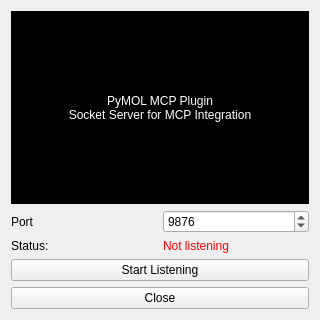
<?xml version="1.0" encoding="UTF-8"?>
<ui version="4.0">
 <class>Form</class>
 <widget class="QWidget" name="Form">
  <property name="geometry">
   <rect>
    <x>0</x>
    <y>0</y>
    <width>320</width>
    <height>320</height>
   </rect>
  </property>
  <property name="windowTitle">
   <string notr="true">PyMOL MCP Plugin</string>
  </property>
  <layout class="QVBoxLayout" name="verticalLayout">
   <item>
    <widget class="QLabel" name="label">
     <property name="sizePolicy">
      <sizepolicy hsizetype="MinimumExpanding" vsizetype="MinimumExpanding">
       <horstretch>0</horstretch>
       <verstretch>0</verstretch>
      </sizepolicy>
     </property>
     <property name="minimumSize">
      <size>
       <width>280</width>
       <height>60</height>
      </size>
     </property>
     <property name="styleSheet">
      <string notr="true">background-color: #000;color:white; padding: 20px</string>
     </property>
     <property name="text">
      <string notr="true">PyMOL MCP Plugin
Socket Server for MCP Integration</string>
     </property>
     <property name="textFormat">
      <enum>Qt::PlainText</enum>
     </property>
     <property name="alignment">
      <set>Qt::AlignCenter</set>
     </property>
     <property name="wordWrap">
      <bool>true</bool>
     </property>
    </widget>
   </item>
   <item>
    <layout class="QGridLayout" name="gridLayout">
     <item row="0" column="0">
      <widget class="QLabel" name="label_2">
       <property name="text">
        <string notr="true">Port</string>
       </property>
      </widget>
     </item>
     <item row="0" column="1">
      <widget class="QSpinBox" name="input_port">
       <property name="minimum">
        <number>1024</number>
       </property>
       <property name="maximum">
        <number>65535</number>
       </property>
       <property name="value">
        <number>9876</number>
       </property>
      </widget>
     </item>
     <item row="1" column="0">
      <widget class="QLabel" name="label_3">
       <property name="text">
        <string notr="true">Status:</string>
       </property>
      </widget>
     </item>
     <item row="1" column="1">
      <widget class="QLabel" name="label_status">
       <property name="text">
        <string notr="true">Not listening</string>
       </property>
       <property name="styleSheet">
        <string notr="true">color: red;</string>
       </property>
      </widget>
     </item>
    </layout>
   </item>
   <item>
    <layout class="QHBoxLayout" name="horizontalLayout">
     <item>
      <widget class="QPushButton" name="button_toggle_listening">
       <property name="text">
        <string notr="true">Start Listening</string>
       </property>
      </widget>
     </item>
     <!-- <item>
      <widget class="QPushButton" name="button_show_commands">
       <property name="text">
        <string notr="true">Show Commands</string>
       </property>
      </widget>
     </item> -->
    </layout>
   </item>
   <item>
    <layout class="QHBoxLayout" name="horizontalLayout_2">
     <!-- <item>
      <widget class="QPushButton" name="button_clear_commands">
       <property name="text">
        <string notr="true">Clear Commands</string>
       </property>
      </widget>
     </item> -->
     <item>
      <widget class="QPushButton" name="button_close">
       <property name="text">
        <string notr="true">Close</string>
       </property>
      </widget>
     </item>
    </layout>
   </item>
  </layout>
 </widget>
 <resources/>
 <connections/>
</ui>
